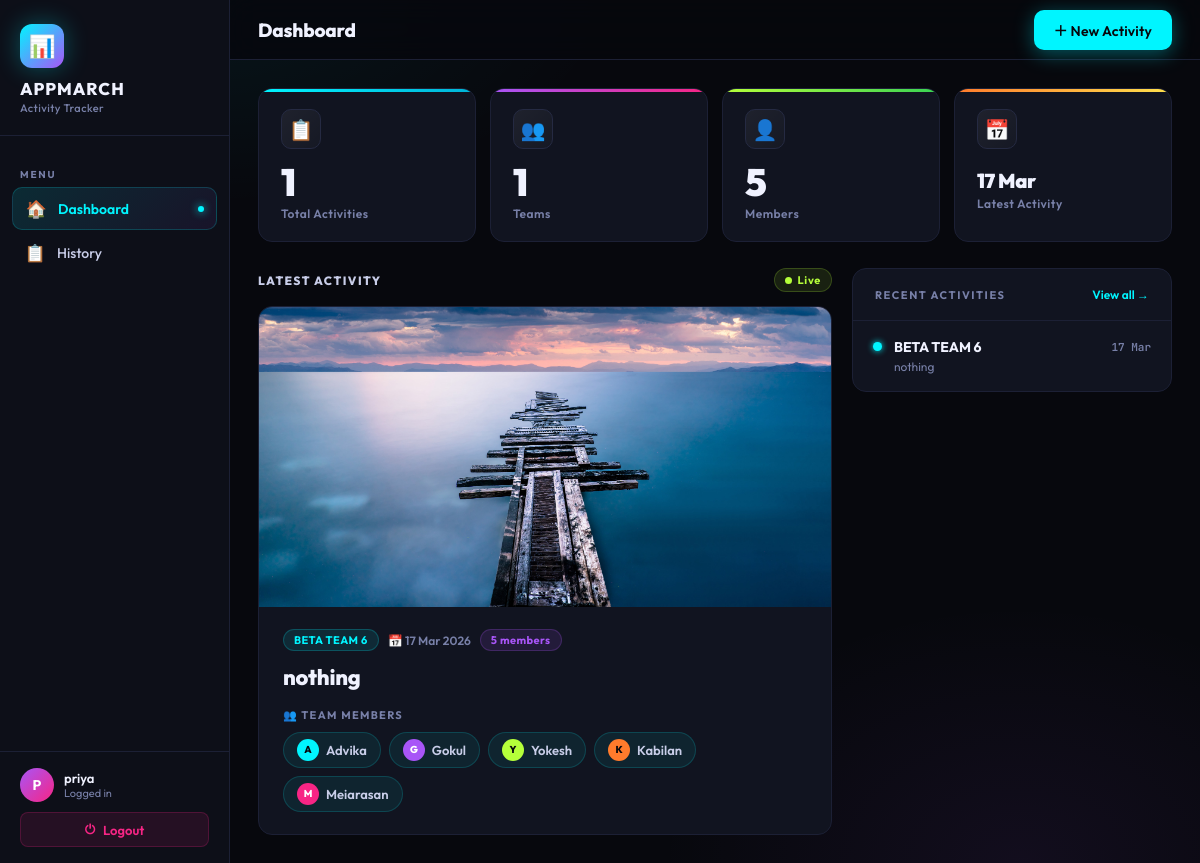
The app's page /dashboard/ (signed in) with its own data.
### app/models.py (models this page shows, shortened)
class Activity(models.Model):
    user = models.ForeignKey(User, on_delete=models.CASCADE, related_name='activities', null=True, blank=True)
    team_name = models.CharField(max_length=100)
    members = models.TextField(help_text="Comma-separated member names")
    description = models.TextField()
    date = models.DateField(default=timezone.now)
    created_at = models.DateTimeField(auto_now_add=True)
    class Meta:
        ordering = ['-date', '-created_at']
        verbose_name_plural = "Activities"
    def get_members_list(self):
        return [m.strip() for m in self.members.split(',') if m.strip()]
    def member_count(self):
        return len(self.get_members_list())

class ActivityPhoto(models.Model):
    activity = models.ForeignKey(Activity, related_name='photos', on_delete=models.CASCADE)
    image = models.ImageField(upload_to='activities/')
    uploaded_at = models.DateTimeField(auto_now_add=True)
    class Meta:
        ordering = ['uploaded_at']

### app/views.py (the view)
# urls.py: path('dashboard/', views.dashboard, name='dashboard'),
@login_required(login_url='login')
def dashboard(request):
    activities = Activity.objects.filter(user=request.user)
    recent = activities.first()
    total_activities = activities.count()
    total_teams = activities.values('team_name').distinct().count()
    all_members = set()
    for a in activities:
        for m in a.get_members_list():
            all_members.add(m.strip().lower())
    total_members = len(all_members)
    context = {
        'recent': recent,
        'total_activities': total_activities,
        'total_teams': total_teams,
        'total_members': total_members,
        'recent_activities': activities[:6],
    }
    return render(request, 'app/dashboard.html', context)

### app/templates/app/dashboard.html (shortened to what this page needs)
{% extends 'app/base.html' %}
{% block page_title %}Dashboard{% endblock %}
{% block content %}
<div class="stats-grid">
  <div class="stat-card au">
    <div class="stat-accent-bar"></div>
    <div class="stat-icon-wrap">📋</div>
    <div class="stat-num">{{ total_activities }}</div>
    <div class="stat-label">Total Activities</div>
  </div>
  <div class="stat-card au au1">
    <div class="stat-accent-bar"></div>
    <div class="stat-icon-wrap">👥</div>
    <div class="stat-num">{{ total_teams }}</div>
    <div class="stat-label">Teams</div>
  </div>
  <div class="stat-card au au2">
    <div class="stat-accent-bar"></div>
    <div class="stat-icon-wrap">👤</div>
    <div class="stat-num">{{ total_members }}</div>
    <div class="stat-label">Members</div>
  </div>
  <div class="stat-card au au3">
    <div class="stat-accent-bar"></div>
    <div class="stat-icon-wrap">📅</div>
    <div class="stat-num" style="font-size:{% if recent %}20px{% else %}38px{% endif %};padding-top:{% if recent %}8px{% else %}0{% endif %}">
      {% if recent %}{{ recent.date|date:"d M" }}{% else %}—{% endif %}
    </div>
    <div class="stat-label">Latest Activity</div>
  </div>
</div>
{% if recent %}
<div class="dash-grid">
  <div>
    <div class="section-head">
      <span class="section-title">Latest Activity</span>
      <span class="live-badge"><span class="live-dot"></span>Live</span>
    </div>
    <div class="featured au au1">
      <div class="gallery-strip">
        {% with photos=recent.photos.all %}
        {% if photos %}
          <img src="{{ photos.0.image.url }}" class="gallery-main" id="gallery-main" alt="Activity photo">
        {% else %}
          <div class="gallery-placeholder">
            <span>📸</span>
            <p>No photos uploaded</p>
          </div>
        {% endif %}
        {% endwith %}
      </div>
      <div class="featured-body">
        <div class="feat-meta">
          <span class="badge badge-cyan">{{ recent.team_name }}</span>
          <span class="feat-date">📅 {{ recent.date|date:"d M Y" }}</span>
          <span class="badge badge-violet">{{ recent.member_count }} member{{ recent.member_count|pluralize }}</span>
        </div>
        <div class="feat-title">{{ recent.description }}</div>
        <div class="members-label">👥 Team Members</div>
        <div class="chips">
          {% for member in recent.get_members_list %}
          <div class="chip">
            <div class="chip-av">{{ member|first|upper }}</div>
            {{ member }}
          </div>
          {% endfor %}
        </div>
      </div>
    </div>
  </div>
  <div class="right-col">
    <div class="card au au2">
      <div class="card-header">
        <span class="card-title">Recent Activities</span>
        <a href="{% url 'history' %}" class="view-all">View all →</a>
      </div>
      <div style="padding: 4px 20px;">
        {% for activity in recent_activities %}
        <a href="{% url 'activity_detail' activity.pk %}" class="rec-item">
          {% with colors="var(--cyan),var(--violet),var(--lime),var(--orange),var(--pink),var(--yellow)" %}
          <div class="rec-dot" style="background:{% cycle 'var(--cyan)' 'var(--violet)' 'var(--lime)' 'var(--orange)' 'var(--pink)' 'var(--yellow)' %};box-shadow:0 0 6px {% cycle 'var(--cyan)' 'var(--violet)' 'var(--lime)' 'var(--orange)' 'var(--pink)' 'var(--yellow)' %}"></div>
          {% endwith %}
          <div style="flex:1;min-width:0">
            <div class="rec-team">{{ activity.team_name }}</div>
            <div class="rec-desc">{{ activity.description|truncatechars:36 }}</div>
          </div>
          <div class="rec-date">{{ activity.date|date:"d M" }}</div>
        </a>
        {% endfor %}
      </div>
    </div>
  </div>
</div>
{% endif %}
{% endblock %}

### app/templates/app/base.html (shortened to what this page needs)
<!DOCTYPE html>
<html lang="en">
<head>
</head>
<body>
<div class="creatures-bg">
</div>
<aside class="sidebar">
  <div class="brand">
    <div class="brand-logo">📊</div>
    <div class="brand-name">AppMarch</div>
    <div class="brand-sub">Activity Tracker</div>
  </div>
  <nav>
    <div class="nav-section">Menu</div>
    <a href="{% url 'dashboard' %}" class="nav-link {% if request.resolver_match.url_name == 'dashboard' %}active{% endif %}">
      <span class="nav-icon">🏠</span><span>Dashboard</span><span class="nav-dot"></span>
    </a>
    <a href="{% url 'history' %}" class="nav-link {% if request.resolver_match.url_name == 'history' %}active{% endif %}">
      <span class="nav-icon">📋</span><span>History</span><span class="nav-dot"></span>
    </a>
  </nav>
  <div class="sidebar-footer">
    <div class="user-pill">
      <div class="user-avatar">{{ request.user.username|first|upper }}</div>
      <div>
        <div class="user-name">{{ request.user.username }}</div>
        <div class="user-role">Logged in</div>
      </div>
    </div>
    <a href="{% url 'logout' %}" class="logout-btn">
      <span>⏻</span><span>Logout</span>
    </a>
  </div>
</aside>
<div class="main">
  <header class="topbar">
    <span class="topbar-title">{% block page_title %}Dashboard{% endblock %}</span>
    <div style="display:flex;align-items:center;gap:10px;">
      {% block topbar_actions %}
      <a href="{% url 'add_activity' %}" class="btn btn-cyan">＋ New Activity</a>
      {% endblock %}
    </div>
  </header>
  <main class="content">
    {% block content %}{% endblock %}
  </main>
</div>
</body>
</html>

### app/templates/app/dashboard.html (style rules this page uses)
.dash-grid { display: grid; grid-template-columns: 1fr 320px; gap: 20px; }
.featured { background: var(--card); border: 1px solid var(--border); border-radius: var(--radius); overflow: hidden; }
.gallery-strip { position: relative; background: #070a14; overflow: hidden; }
.gallery-main { width: 100%; height: 300px; object-fit: cover; display: block; transition: opacity .3s; }
.featured-body { padding: 22px 24px; }
.feat-meta { display: flex; align-items: center; gap: 9px; margin-bottom: 12px; flex-wrap: wrap; }
.feat-date { font-size: 12px; color: var(--muted); font-weight: 600; display: flex; align-items: center; gap: 5px; }
.feat-title { font-size: 22px; font-weight: 800; color: var(--text); margin-bottom: 16px; line-height: 1.3; letter-spacing: -.01em; }
.members-label { font-size: 11px; font-weight: 700; letter-spacing: .12em; text-transform: uppercase; color: var(--muted); margin-bottom: 10px; display: flex; align-items: center; gap: 6px; }
.chips { display: flex; flex-wrap: wrap; gap: 8px; }
.chip { display: flex; align-items: center; gap: 7px; background: rgba(0,245,255,.07); border: 1px solid rgba(0,245,255,.16); color: var(--text2); padding: 6px 13px; border-radius: 99px; font-size: 13px; font-weight: 600; transition: all .15s; }
.chip-av { width: 22px; height: 22px; border-radius: 50%; flex-shrink: 0; font-size: 10px; font-weight: 800; color: #07080d; display: flex; align-items: center; justify-content: center; }
.chip:nth-child(1) .chip-av { background: var(--cyan); }
.chip:nth-child(2) .chip-av { background: var(--violet); color:#fff; }
.chip:nth-child(3) .chip-av { background: var(--lime); }
.chip:nth-child(4) .chip-av { background: var(--orange); }
.chip:nth-child(5) .chip-av { background: var(--pink); color:#fff; }
.right-col { display: flex; flex-direction: column; gap: 18px; }
.live-badge { display: inline-flex; align-items: center; gap: 6px; padding: 4px 10px; border-radius: 99px; background: rgba(181,255,58,.1); border: 1px solid rgba(181,255,58,.2); color: var(--lime); font-size: 11px; font-weight: 700; letter-spacing: .06em; }
.live-dot { width: 7px; height: 7px; border-radius: 50%; background: var(--lime); animation: blink 1.8s ease-in-out infinite; }
.rec-item { display: flex; align-items: flex-start; gap: 12px; padding: 13px 0; border-bottom: 1px solid var(--border); transition: padding-left .15s; text-decoration: none; }
.rec-item:last-child { border-bottom: none; }
.rec-dot { width: 9px; height: 9px; border-radius: 50%; flex-shrink: 0; margin-top: 4px; }
.rec-team { font-size: 14px; font-weight: 700; color: var(--text); margin-bottom: 3px; white-space: nowrap; overflow: hidden; text-overflow: ellipsis; }
.rec-desc { font-size: 12px; color: var(--muted); white-space: nowrap; overflow: hidden; text-overflow: ellipsis; }
.rec-date { font-size: 11px; color: var(--muted); flex-shrink: 0; margin-top: 2px; font-family: var(--mono); font-weight: 600; }
.section-head { display: flex; align-items: center; justify-content: space-between; margin-bottom: 14px; }
.section-title { font-size: 12px; font-weight: 800; letter-spacing: .12em; text-transform: uppercase; color: var(--text2); }
.view-all { font-size: 12px; color: var(--cyan); font-weight: 600; text-decoration: none; transition: opacity .15s; }

### records on screen
Activity: date "17 Mar", team_name "BETA TEAM 6", date "17 Mar 2026", member_count "5", description "nothing"
ActivityPhoto: image (picture)

### other values on screen
{{ request.user.username|first|upper }} "P"
{{ request.user.username }} "priya"
{{ total_activities }} "1"
{{ total_teams }} "1"
{{ total_members }} "5"
{{ member|first|upper }} "A" "G" "Y" "K" "M"
{{ member }} "Advika" "Gokul" "Yokesh" "Kabilan" "Meiarasan"
